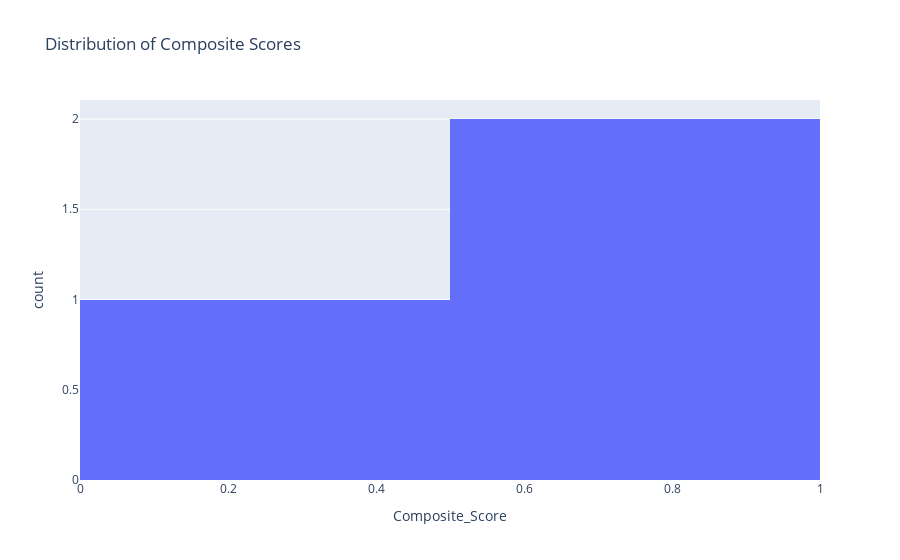

This figure's notebook cell:
### Code cell
# Create widgets for criteria selection and weighting
criteria_output = Output()

def create_criteria_widgets():
    if 'df' not in globals():
        with criteria_output:
            print("Please upload a file first")
        return
    
    # Create criteria selection widget
    criteria_select = SelectMultiple(
        options=df.columns.tolist(),
        description='Select Criteria',
        style={'description_width': 'initial'}
    )
    
    # Create weight sliders container
    weight_sliders = VBox([])
    
    def on_criteria_change(change):
        # Clear existing sliders
        weight_sliders.children = []
        
        # Create new sliders for selected criteria
        for criterion in change['new']:
            slider = FloatSlider(
                value=1.0,
                min=0.0,
                max=5.0,
                step=0.1,
                description=criterion,
                style={'description_width': 'initial'}
            )
            weight_sliders.children += (slider,)
    
    criteria_select.observe(on_criteria_change, names='value')
    
    # Create calculate button
    calculate_button = Button(description='Calculate Scores')
    
    def on_calculate_click(b):
        if not criteria_select.value:
            print("Please select at least one criterion")
            return
            
        # Calculate weighted scores
        total_weight = sum(slider.value for slider in weight_sliders.children)
        weighted_scores = pd.Series(0.0, index=df.index)
        
        for criterion, slider in zip(criteria_select.value, weight_sliders.children):
            # Normalize the criterion scores
            normalized_scores = (df[criterion] - df[criterion].min()) / (df[criterion].max() - df[criterion].min())
            weighted_scores += normalized_scores * (slider.value / total_weight)
        
        # Add scores to dataframe
        df['Composite_Score'] = weighted_scores
        
        # Display results
        print("\nTop 10 Companies by Score:")
        display(df.nlargest(10, 'Composite_Score')[['Composite_Score'] + list(criteria_select.value)])
        
        # Create score distribution plot
        fig = px.histogram(df, x='Composite_Score',
                          title='Distribution of Composite Scores')
        fig.show()
    
    calculate_button.on_click(on_calculate_click)
    
    # Display all widgets
    display(criteria_select)
    display(weight_sliders)
    display(calculate_button)

with criteria_output:
    create_criteria_widgets()

display(criteria_output)

### Figure 1 — Plotly figure (JSON) as saved in the notebook; plotly's stock layout.template omitted (floating-point values rounded to 4 significant figures)
{"data": [{"bingroup": "x", "hovertemplate": "Composite_Score=%{x}<br>count=%{y}<extra></extra>", "legendgroup": "", "marker": {"color": "#636efa", "pattern": {"shape": ""}}, "name": "", "orientation": "v", "showlegend": false, "type": "histogram", "x": [0.75, 0.25, 0.75], "xaxis": "x", "yaxis": "y"}], "layout": {"barmode": "relative", "legend": {"tracegroupgap": 0}, "title": {"text": "Distribution of Composite Scores"}, "xaxis": {"anchor": "y", "domain": [0, 1], "title": {"text": "Composite_Score"}}, "yaxis": {"anchor": "x", "domain": [0, 1], "title": {"text": "count"}}}}
